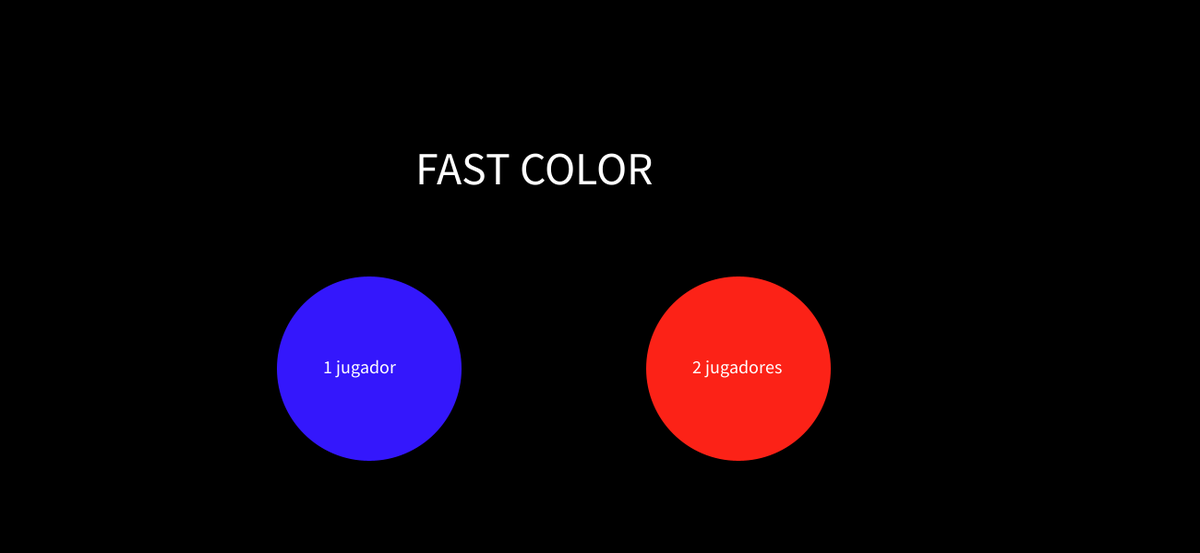
Frame 1 (no input)
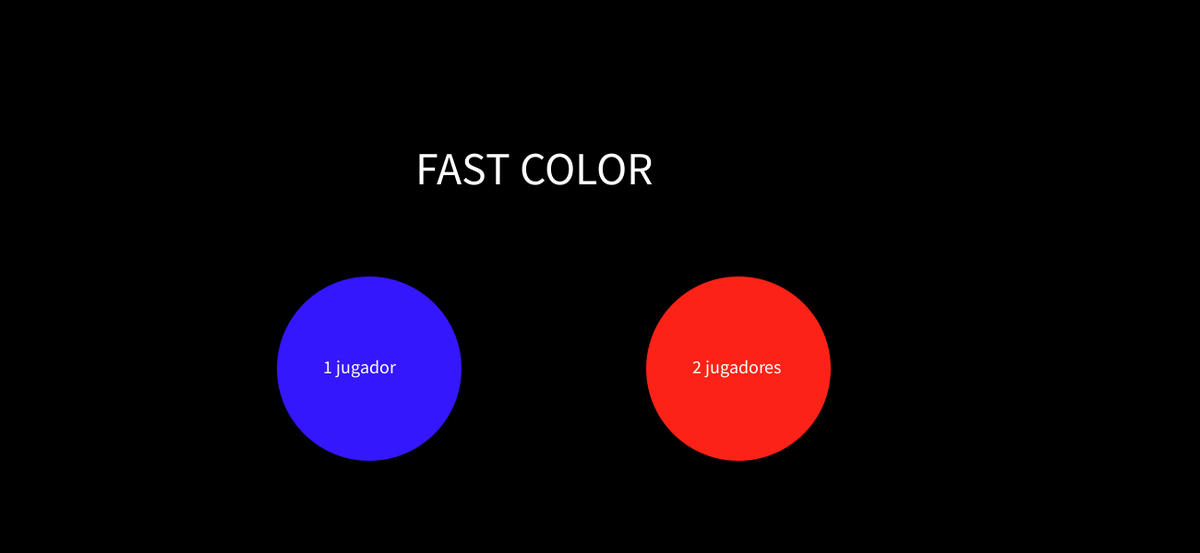
Frame 60 (the mouse pressed at the canvas centre just before this capture)
Frame 120 (the mouse held since frame 60 and released just before this capture): identical to frame 60, image omitted

The Processing sketch that drew these frames (run headless with seeded random() and noise(); from frame 60 on, the mouse is pressed at the canvas centre):

// Processing sketch: juego
// ── juego.pde
int puntaje1=0;//puntaje jugador 1
int puntaje2=0;//puntaje jugador 2
float radio=40;//radio elipses primera fase
float radio2=60;//radio elipses segunda fase
float velocidad=3;//velocidad de movimiento primera fase
float velocidad2=2;//velocidad de movimiento segunda fase
int tiempo=1000;//tiempo limite
float angulo;//angulo de giro de los cuadrados 
float vrota=0.04;//velocidad de rotacion de los cuadrados
float w=100;//variable dimenciones de los cuadrasos primera fase
float w2=200;//variable dimenciones de los cuadrasos segunda
int xb1=400;//variable x del boton de inicio de seleccion jugador 1
int yb1=400;//variable y del boton de inicio de seleccion jugador 1
int xb2=800;//variable x del boton de inicio de seleccion jugador 2
int yb2=400;//variable y del boton de inicio de seleccion jugador 2
int radb=100;//radio circulos de botones de inicio de jugadores
int opc=14;//variable para el segun de jugadores

void setup()
{
  size(1300,600);//dimenciones ventana
  noStroke();//sin bordes
  ellipseMode(RADIUS);//la ellipse se mide segun sus radios
  background(0);//fondo negro
}

float x1=-40;//variable x de la primera elipse 
float y1=-40;//variable y de la primera elipse 
float x2=width+900;//variable x de la segunda elipse 
float y2=-40;//variable y de la segunda elipse 
float x3=width+500;//variable x de la tercera elipse 
float y3=height+600;//variable y de la tercera elipse 
float xc1=500; //variable x del primer cuadrado
float yc1=-100;//variable y del primer cuadrado 
float xc2=-100; //variable x del segundo cuadrado
float yc2=height+800;//variable y del segundo cuadrado 
//fase 2
float x4=700;//variable x de la cuarta elipse 
float y4=height+200;//variable y de la cuarta elipse 
float x5=width+900;//variable x de la quinta elipse 
float y5=-100;//variable y de la quinta elipse 
float x6=width+500;//variable x de la sexta elipse 
float y6=height+600;//variable y de la sexta elipse 
float xc3=500; //variable x del tercer cuadrado 
float yc3=-100;//variable y del tercer cuadrado 
float xc4=-100; //variable x del cuarto cuadrado 
float yc4=height+800;//variable y del cuarto cuadrado 


//dos jugadores
//fase 1
float xc5=300; //variable x del quinto cuadrado 
float yc5=900;//variable y del quinto cuadrado 
//fase 2
float xc6=1500; //variable x del cuarto cuadrado 
float yc6=300;//variable y del cuarto cuadrado 

void draw()
{
 switch(opc)//segun de los jugadores
{
case 1:
jugador1();//caso de 1 jugador
break;
case 2:
jugador2();//caso de 2 jugadores
break;
default://en caso de aun no seleccionar
background(0);

fill(52,23,252);//color circulo del boton jugador 1
ellipse(xb1,yb1,radb,radb);//circulo del boton jugador1
fill(252,34,23);//color circulo del boton 2 jugadores
ellipse(xb2,yb2,radb,radb);//circulo del boton 2 jugadores
textSize(20);//tamaño letra
fill(255);//color letra
text("1 jugador",350,405);//escribir jugador 1 sobre el boton
text("2 jugadores",750,405);//escribir 2 jugadores sobre el boton
textSize(50);
text("FAST COLOR",450,200);
}
}

// ── botones_instrucciones.pde
void instrucciones1()//instrucciones fase 1
{
   //una elipse para cada color que saldra
 fill(6,4,180);
 ellipse(width-60,200,30,30);
 fill(196,4,7);
 ellipse(width-60,270,30,30);
 fill(3,255,12);
 ellipse(width-60,340,30,30);
 fill(229,84,12);
 ellipse(width-60,410,30,30);
 fill(98,12,198);
 ellipse(width-60,480,30,30);
 
 fill(0);//color letra
 textSize(20);//tamalo letra
 //texto sobre su respectivo color
 text('a',width-65,205);
 text('s',width-65,275);
 text('j',width-65,345);
 text('k',width-65,415);
 text('l',width-65,485);
 
}

void instrucciones2()//instrucciones fase 2
{
 //una elipse para cada color que saldra
 fill(252,10,196);
 ellipse(width-60,200,30,30);
 fill(20,245,201);
 ellipse(width-60,270,30,30);
 fill(49,252,23);
 ellipse(width-60,340,30,30);
 fill(225);
 ellipse(width-60,410,30,30);
 fill(252,245,23);
 ellipse(width-60,480,30,30);
 
 fill(0);//color letra
 textSize(20);//tamalo letra
 //texto sobre su respectivo color
 text('a',width-65,205);
 text('s',width-65,275);
 text('j',width-65,345);
 text('k',width-65,415);
 text('l',width-65,485);
}


void instrucciones21()//instrucciones fase 1
{
   //una elipse para cada color que saldra
 fill(6,4,180);
 ellipse(width-98,200,30,30);
 fill(196,4,7);
 ellipse(width-130,260,30,30);
 fill(3,255,12);
 ellipse(width-60,260,30,30);
 fill(229,84,12);
 ellipse(width-98,400,30,30);
 fill(98,12,198);
 ellipse(width-130,460,30,30);
 fill(22,184,102);
 ellipse(width-60,460,30,30);
 
 fill(0);//color letra
 textSize(20);//tamalo letra
 //texto sobre su respectivo color
 text('a',width-102,205);
 text('s',width-135,265);
 text('d',width-65,265);
 text('j',width-102,405);
 text('k',width-135,465);
 text('l',width-65,465);
}

void instrucciones22()//instrucciones fase 2
{
   //una elipse para cada color que saldra
 fill(252,10,196);
 ellipse(width-98,200,30,30);
  fill(20,245,201);
 ellipse(width-130,260,30,30);
 fill(49,252,23);
 ellipse(width-60,260,30,30);
 fill(225);
 ellipse(width-98,400,30,30);
 fill(252,245,23);
 ellipse(width-130,460,30,30);
 fill(107,19,155);
 ellipse(width-60,460,30,30);
 
 fill(0);//color letra
 textSize(20);//tamalo letra
 //texto sobre su respectivo color
 text('a',width-102,205);
 text('s',width-135,265);
 text('d',width-65,265);
 text('j',width-102,405);
 text('k',width-135,465);
 text('l',width-65,465);
}

// ── funcion_puntaje.pde
      void puntaje1(float x,float y,char letra)//puntaje jugador 1
      {
       if(x>=0 && x<=width-200 && y>=0 && y<height && key==letra )
         {
           puntaje1=puntaje1+1;
           key='|';
         }
      }
      
      void puntaje2(float x,float y,char letra)//puntaje jugador 2
      {
       if(x>=0 && x<=width-200 && y>=0 && y<height && key==letra )
         {
           puntaje2=puntaje2+1;
           key='|';
         }
      }

// ── jugador_1.pde

void jugador1()
{
if(tiempo>0)//si el tiempo es mayor a cero
 {
 do//hacer
  { 
      
    if(puntaje1<10)//limite fase uno
      {
       fill(0,0,0,30);//degradado del rectangulo
       rect(0,0,width,height);//rectangulo para hacer el efecto estela
  
       fill(6,4,180);//color primera elipse
       ellipse(x1,y1,radio,radio);//dibujar primera elipse
       x1=x1+velocidad;//dezplazamiento x primera elipse
       y1=y1+velocidad;//desplazamiento y primeraelipse
       if (x1>width-200+radio && y1>height+radio)//retorno de mostrar en pantalla
         {
           x1=random(0,width-200);
           y1=random(0,height);
         }
      puntaje1(x1,y1,'a');//puntaje por esa elipse
      
      //en adelante asi son todas las elipses

      fill(196,4,7);
      ellipse(x2,y2,radio,radio);
      x2=x2-velocidad;
      y2=y2+velocidad;
      if (x2<-radio && y2>height+radio)
         {
           x2=random(0,width-200);
           y2=random(0,height);
         }
      puntaje1(x2,y2,'s');
 
      fill(3,255,12);
      pushMatrix();//inicio figura como un como un conunto de ordenes
      translate(xc1,yc1);//traslacion de todo el sistema
      rotate(angulo);//rotacion
      rect(-w/2,-w/2,w,w);//cuadrado
      popMatrix();//fin conjunto
      
      yc1+=velocidad;//cambio de posicion
      angulo+=vrota;//velocidad de rotacion
      if(yc1>height+w)//volver a mostrar en pantalla
         {
           xc1=random(0,width-200);
           yc1=random(0,height);
         }
          
      puntaje1(xc1,yc1,'j');//puntaje por cuadrado
      
      //en adelante asi son todos los cuadrados
         
         
      fill(229,84,12);
      pushMatrix();
      translate(xc2,yc2);
      rotate(angulo);
      rect(-w/2,-w/2,w,w);
      popMatrix();
      xc2+=velocidad;
      yc2-=velocidad;
      angulo+=vrota;
      if(xc2>width-200 && yc2<-w)
         {
           xc2=random(0,width-200);
           yc2=random(0,height);
         }
          
      puntaje1(xc2,yc2,'k');
      
      fill(98,12,198);
      ellipse(x3,y3,radio,radio);
      x3=x3-velocidad;
      y3=y3-velocidad;
      if(x3<-radio && y3<-radio)
         {
           x3=random(0,width-200);
           y3=random(0,height);
         }
      puntaje1(x3,y3,'l'); 
      
      instrucciones1();
      velocidad=velocidad+0.001;
      
      }
      
  else //fase 2
      {
       fill(0,0,0,30);//degradado del rectangulo
       rect(0,0,width,height);//rectangulo para hacer el efecto estela
  
       fill(252,10,196);
       ellipse(x4,y4,radio2,radio2);
       y4=y4-velocidad2;
       if (y4<-radio2)
         {
           x4=random(0,width-200);
           y4=random(0,height);
         }
      puntaje1(x4,y4,'a');

      fill(20,245,201);
      ellipse(x5,y5,radio2,radio2);
      x5=x5-velocidad2;
      y5=y5+velocidad;
      if (x5<-radio && y5>height+radio2)
         {
           x5=random(0,width-200);
           y5=random(0,height);
         }
      puntaje1(x5,y5,'s');
 
      fill(49,252,23);
      pushMatrix();
      translate(xc3,yc3);
      rotate(angulo);
      rect(-w2/2,-w2/2,w2,w2);
      popMatrix();
      
      yc3+=velocidad2;
      angulo+=vrota;
      if(yc3>height+w)
         {
           xc3=random(0,width-200);
           yc3=random(0,height);
         }
          
      puntaje1(xc3,yc3,'h');
         
         
      fill(225);
      pushMatrix();
      translate(xc4,yc4);
      rotate(angulo);
      rect(-w2/2,-w2/2,w2,w2);
      popMatrix();
      xc4+=velocidad2;
      yc4-=velocidad2;
      angulo+=vrota;
      if(xc4>width-200 && yc4<-w)
         {
           xc4=random(0,width-200);
           yc4=random(0,height);
         }
          
      puntaje1(xc4,yc4,'k');
      
      fill(252,245,23);
      ellipse(x6,y6,radio2,radio2);
      x6=x6-velocidad2;
      y6=y6-velocidad2;
      if(x6<-radio && y6<-radio)
         {
           x6=random(0,width-200);
           y6=random(0,height);
         }
      puntaje1(x6,y6,'l'); 
      
      instrucciones2();
       velocidad2=velocidad2+0.003;
      }

      

      fill(255);
      textSize(15);
      text("puntaje",width-100,120);
      text(puntaje1,width-100,140);
      text("tiempo",width-100,50);
      text(tiempo,width-100,70);
      tiempo=tiempo-1;
    }
  while(tiempo<0);//hacer hasta que el tiempo sea menor a cero
 }
 else//si el tiempo es menor a cero
{
 textSize(45);//tamaño letra fin de juego
 text("GAME OVER",width/2-100,height/2);//mensaje de fin de juego
 textSize(20);//tamaño letra puntajes
 text("puntaje:",width/2-40,height/2+100);//escribir la palabra puntaje
 text(puntaje1,width/2+50,height/2+100);//escribir el valor del puntaje
}
}

// ── jugador_2.pde
void jugador2()
{
  
if(tiempo>0)//si el tiempo es mayor a cero
 {
 do//hacer
  { 
      
    if(puntaje1+puntaje2<20)//limite fase uno
      {
       fill(0,0,0,30);//degradado del rectangulo
       rect(0,0,width,height);//rectangulo para hacer el efecto estela
  
       fill(6,4,180);//color primera elipse
       ellipse(x1,y1,radio,radio);//dibujar primera elipse
       x1=x1+velocidad;//dezplazamiento x primera elipse
       y1=y1+velocidad;//desplazamiento y primeraelipse
       if (x1>width-200+radio && y1>height+radio)//retorno de mostrar en pantalla
         {
           x1=random(0,width-200);
           y1=random(0,height);
         }
      puntaje1(x1,y1,'a');//puntaje por esa elipse
      
      //en adelante asi son todas las elipses

      fill(196,4,7);
      ellipse(x2,y2,radio,radio);
      x2=x2-velocidad;
      y2=y2+velocidad;
      if (x2<-radio && y2>height+radio)
         {
           x2=random(0,width-200);
           y2=random(0,height);
         }
      puntaje1(x2,y2,'s');
 
      fill(3,255,12);
      pushMatrix();//inicio figura como un como un conunto de ordenes
      translate(xc1,yc1);//traslacion de todo el sistema
      rotate(angulo);//rotacion
      rect(-w/2,-w/2,w,w);//cuadrado
      popMatrix();//fin conjunto
      
      yc1+=velocidad;//cambio de posicion
      angulo+=vrota;//velocidad de rotacion
      if(yc1>height+w)//volver a mostrar en pantalla
         {
           xc1=random(0,width-200);
           yc1=random(0,height);
         }
          
      puntaje1(xc1,yc1,'d');//puntaje por cuadrado
      
      //en adelante asi son todos los cuadrados
         
         
      fill(229,84,12);
      pushMatrix();
      translate(xc2,yc2);
      rotate(angulo);
      rect(-w/2,-w/2,w,w);
      popMatrix();
      xc2+=velocidad;
      yc2-=velocidad;
      angulo+=vrota;
      if(xc2>width-200 && yc2<-w)
         {
           xc2=random(0,width-200);
           yc2=random(0,height);
         }
          
      puntaje2(xc2,yc2,'j');
      
      fill(98,12,198);
      ellipse(x3,y3,radio,radio);
      x3=x3-velocidad;
      y3=y3-velocidad;
      if(x3<-radio && y3<-radio)
         {
           x3=random(0,width-200);
           y3=random(0,height);
         }
      puntaje2(x3,y3,'k'); 
      
      fill(22,184,102);
      pushMatrix();
      translate(xc5,yc5);
      rotate(angulo);
      rect(-w/2,-w/2,w,w);
      popMatrix();
      yc5-=velocidad;
      angulo+=vrota;
      if( yc5<-w)
         {
           xc5=random(0,width-200);
           yc5=random(0,height);
         }
      puntaje2(xc5,yc5,'l');
      
      instrucciones21();
       velocidad=velocidad+0.001;
      }
      
  else //fase 2
      {
       fill(0,0,0,30);//degradado del rectangulo
       rect(0,0,width,height);//rectangulo para hacer el efecto estela
  
       fill(252,10,196);
       ellipse(x4,y4,radio2,radio2);
       y4=y4-velocidad2;
       if (y4<-radio2)
         {
           x4=random(0,width-200);
           y4=random(0,height);
         }
      puntaje1(x4,y4,'a');

      fill(20,245,201);
      ellipse(x5,y5,radio2,radio2);
      x5=x5-velocidad2;
      y5=y5+velocidad;
      if (x5<-radio && y5>height+radio2)
         {
           x5=random(0,width-200);
           y5=random(0,height);
         }
      puntaje1(x5,y5,'s');
 
      fill(49,252,23);
      pushMatrix();
      translate(xc3,yc3);
      rotate(angulo);
      rect(-w2/2,-w2/2,w2,w2);
      popMatrix();
      
      yc3+=velocidad2;
      angulo+=vrota;
      if(yc3>height+w)
         {
           xc3=random(0,width-200);
           yc3=-yc3;
         }
          
      puntaje1(xc3,yc3,'d');
         
         
      fill(225);
      pushMatrix();
      translate(xc4,yc4);
      rotate(angulo);
      rect(-w2/2,-w2/2,w2,w2);
      popMatrix();
      xc4+=velocidad2;
      yc4-=velocidad2;
      angulo+=vrota;
      if(xc4>width-200 && yc4<-w)
         {
           xc4=random(0,width-200);
           yc4=random(0,height);
         }
          
      puntaje2(xc4,yc4,'j');
      
      fill(252,245,23);
      ellipse(x6,y6,radio2,radio2);
      x6=x6-velocidad2;
      y6=y6-velocidad2;
      if(x6<-radio && y6<-radio)
         {
           x6=random(0,width-200);
           y6=random(0,height);
         }
      puntaje2(x6,y6,'k'); 
      
      fill(107,19,155);
      pushMatrix();
      translate(xc6,yc6);
      rotate(angulo);
      rect(-w2/2,-w2/2,w2,w2);
      popMatrix();
      xc6-=velocidad2;
      angulo+=vrota;
      if( xc6<-w)
         {
           xc6=random(0,width-200);
           yc6=random(0,height);
         }
      puntaje2(xc6,yc6,'l');
      
      instrucciones22();
       velocidad2=velocidad2+0.003;
      }

      

      fill(255);
      textSize(15);
      text("jugador 1",width-130,120);
      text(puntaje1,width-120,140);
      text("jugador 2",width-130,320);
      text(puntaje2,width-120,340);
      text("tiempo",width-130,50);
      text(tiempo,width-130,70);
      tiempo=tiempo-1;
    }
  while(tiempo<0);//hacer hasta que el tiempo sea menor a cero
 }
 else//si el tiempo es menor a cero
{
 textSize(45);//tamaño letra fin de juego
 text("GAME OVER",width/2-100,height/2);//mensaje de fin de juego
 textSize(20);//tamaño letra puntajes
 text("jugador 1:",width/2-10,height/2+50);//escribir la palabra puntaje
 text(puntaje1,width/2+100,height/2+50);//escribir el valor del puntaje
 text("jugador 2:",width/2-10,height/2+110);//escribir la palabra puntaje
 text(puntaje2,width/2+100,height/2+110);//escribir el valor del puntaje
}
}

// ── presionar_mouse.pde
void mousePressed()//funcion cuando el mouse esta presionado
{
  float d=dist(mouseX,mouseY,xb1,yb1);//distancia entre el mouse y el centro del boton
  float d2=dist(mouseX,mouseY,xb2,yb2);//distancia entre el mouse y el centro del boton
   if(d<radb)
    {
      opc=1;
    }
   if(d2<radb)
    {
      opc=2;
    }
}
